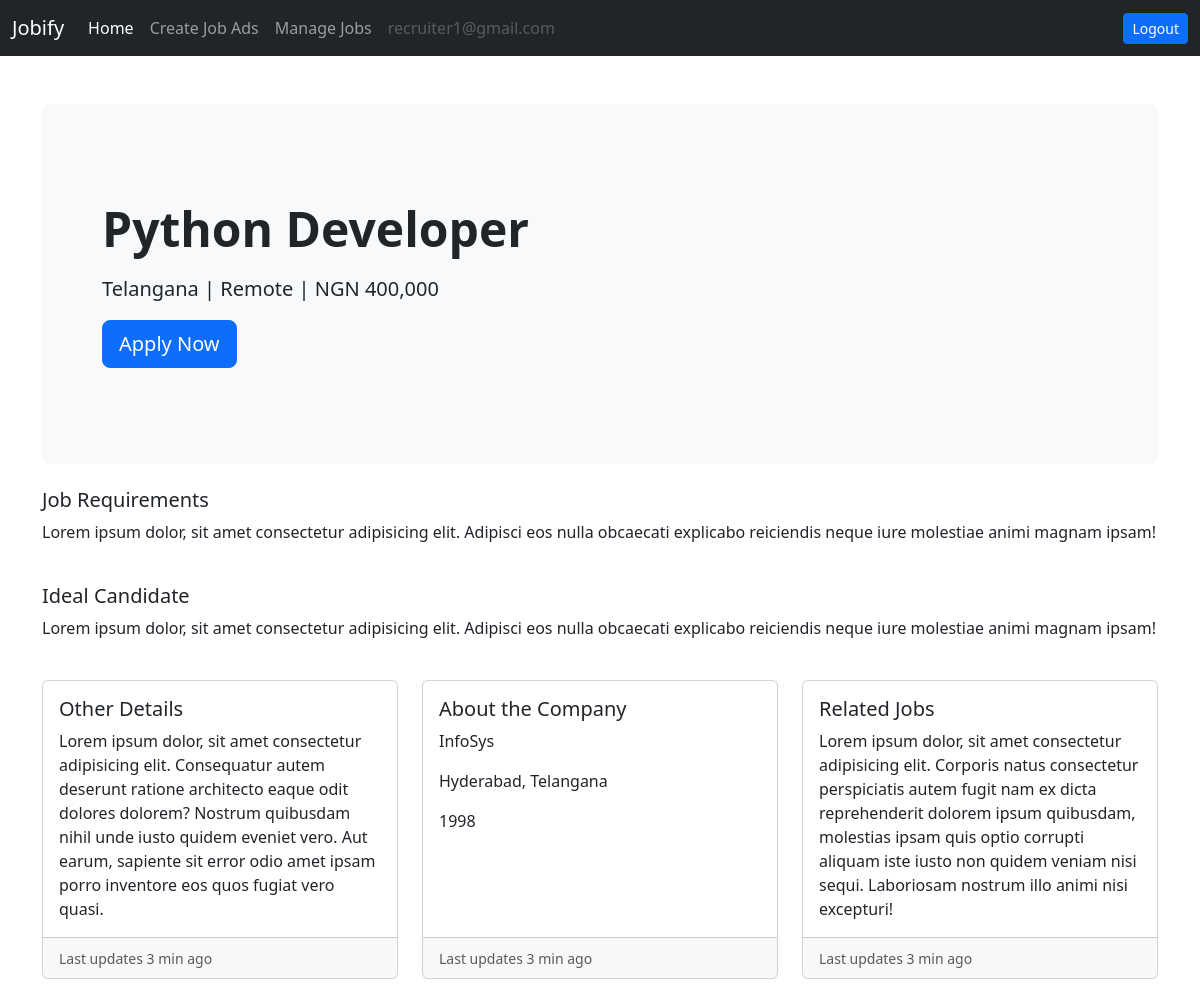
The app's page /job-details/1 (signed in) with its own data.
### users/models.py (models this page shows)
class User(AbstractUser):
    email = models.EmailField(unique=True)
    is_recruiter=models.BooleanField(default=False)
    is_applicant=models.BooleanField(default=False)
    has_resume=models.BooleanField(default=False)
    has_company=models.BooleanField(default=False)

### job/models.py (models this page shows, shortened)
class Job(models.Model):
    job_type_choices=(
        ('Remote','Remote'),
        ('Onsite','Onsite'),
        ('Hybrid','Hybrid'),
    )
    user=models.ForeignKey(User,on_delete=models.CASCADE)
    company=models.ForeignKey(Company,on_delete=models.CASCADE)
    title=models.CharField(max_length=100)
    city=models.CharField(max_length=100)
    salary=models.PositiveBigIntegerField(default=35000)
    requirements=models.TextField()
    ideal_candidate=models.TextField()
    is_available=models.BooleanField(default=True)
    timestamp=models.DateTimeField(auto_now_add=True)
    industry=models.ForeignKey(Industry,on_delete=models.DO_NOTHING,null=True,blank=True)
    state=models.ForeignKey(State,on_delete=models.DO_NOTHING,null=True,blank=True)
    job_type=models.CharField(max_length=20,choices=job_type_choices,null=True, blank=True)

class State(models.Model):
    name=models.CharField(max_length=100)
    def __str__(self):
        return self.name

### company/models.py (models this page shows, shortened)
class Company(models.Model):
    user=models.OneToOneField(User,on_delete=models.CASCADE)
    name=models.CharField(max_length=100,null=True,blank=True)
    est_date=models.PositiveIntegerField(null=True,blank=True)
    city=models.CharField(max_length=100,null=True,blank=True)
    state=models.CharField(max_length=100,null=True,blank=True)

### website/views.py (the view)
# urls.py: path('job-details/<int:pk>',views.job_details,name='job-details'),
def job_details(request,pk):
    if ApplyJob.objects.filter(user=request.user,job=pk).exists():
        has_applied=True
    else:
        has_applied=False
    job=Job.objects.get(pk=pk)
    context={'job': job,'has_applied': has_applied}
    return render(request,'website/job_details.html',context)

### templates/website/job_details.html (shortened to what this page needs)
{%extends 'base.html'%} {%load humanize%} {%block content%}
<section>
  <div class="p-5 mb-4 bg-light rounded-3">
    <div class="container-fluid py-5">
      <h2 class="display-5 fw-bold">{{job.title}}</h2>
      <p class="col-md-8 fs-5 mt-3">
        {{job.state}} | Remote | NGN {{job.salary|intcomma}}
      </p>
      {%if has_applied == False %}
      <a class="btn btn-primary btn-lg" href="{% url 'apply-to-job' job.pk %}">Apply Now</a>
    {%else%}
    <p> <span class="text-danger">You have already applied for this job</span></p>
    {%endif%}
    </div>
  </div>
</section>
<div>
  <section>
    <h5>Job Requirements</h5>
    <p>{{job.requirements}}</p>
  </section>
</div>
<br />
<div>
  <section>
    <h5>Ideal Candidate</h5>
    <p>{{job.ideal_candidate}}</p>
  </section>
</div>
<br />
<div class="row row-cols-1 row-cols-md-3 g-4">
  <div class="col">
    <div class="card h-100">
      <div class="card-body">
        <h5 class="card-title">Other Details</h5>
        <p class="card-text">
          Lorem ipsum dolor, sit amet consectetur adipisicing elit. Consequatur
          autem deserunt ratione architecto eaque odit dolores dolorem? Nostrum
          quibusdam nihil unde iusto quidem eveniet vero. Aut earum, sapiente
          sit error odio amet ipsam porro inventore eos quos fugiat vero quasi.
        </p>
      </div>
      <div class="card-footer">
        <small class="text-muted">Last updates 3 min ago</small>
      </div>
    </div>
  </div>
  <div class="col">
    <div class="card h-100">
      <div class="card-body">
        <h5 class="card-title">About the Company</h5>
        <p class="card-text">{{job.company.name}}</p>
        <p class="card-text">{{job.company.city}}, {{job.company.state}}</p>
        <p class="card-text">{{job.company.est_date}}</p>
      </div>
      <div class="card-footer">
        <small class="text-muted">Last updates 3 min ago</small>
      </div>
    </div>
  </div>
  <div class="col">
    <div class="card h-100">
      <div class="card-body">
        <h5 class="card-title">Related Jobs</h5>
        <p class="card-text">
          Lorem ipsum dolor, sit amet consectetur adipisicing elit. Corporis
          natus consectetur perspiciatis autem fugit nam ex dicta reprehenderit
          dolorem ipsum quibusdam, molestias ipsam quis optio corrupti aliquam
          iste iusto non quidem veniam nisi sequi. Laboriosam nostrum illo animi
          nisi excepturi!
        </p>
      </div>
      <div class="card-footer">
        <small class="text-muted">Last updates 3 min ago</small>
      </div>
    </div>
  </div>
</div>
<br />
{%endblock content%}

### templates/base.html (shortened to what this page needs)
<!DOCTYPE html>
<html lang="en">
  <head>
    <link
      href="https://cdn.jsdelivr.net/npm/bootstrap@5.3.3/dist/css/bootstrap.min.css"
      rel="stylesheet"
    />
    <link
      href="https://getbootstrap.com/docs/5.3/assets/css/docs.css"
      rel="stylesheet"
    />
  </head>
  <body>
    <nav class="navbar navbar-expand-lg navbar-dark bg-dark">
      <div class="container-fluid">
        <a class="navbar-brand" href="{% url 'home' %}">Jobify</a>
        <div class="collapse navbar-collapse" id="navbarSupportedContent">
          {% if request.user.is_authenticated %}
          {% if request.user.is_applicant%}
          <ul class="navbar-nav me-auto mb-2 mb-lg-0">
            <li class="nav-item">
              <a class="nav-link active" aria-current="page" href="#">Home</a>
            </li>
            {%if request.user.has_resume%}
            <li class="nav-item">
              <a class="nav-link" aria-current="page" href="{% url 'job-listing'%}">Apply to Jobs</a>
            </li>
            <li class="nav-item">
              <a class="nav-link " aria-current="page" href="{% url 'applied-jobs'%}"> Manage Job Applications</a>
            </li>
            {%else%}
            <li class="nav-item">
              <a class="nav-link active" aria-current="page" href="{% url 'update-resume'%}">Create Resume</a>
            </li>
            {%endif%}
            <li class="nav-item">
              <a class="nav-link disabled" aria-current="page"  href="#" >{{request.user.email}}</a>
            </li>
          </ul>
          <a  href="{% url 'logout' %}" class="btn btn-primary btn-sm">Logout</a>
          {% elif request.user.is_recruiter %}
          <ul class="navbar-nav me-auto mb-2 mb-lg-0">
            <li class="nav-item">
              <a class="nav-link active" aria-current="page" href="#">Home</a>
            </li>
            {% if request.user.has_company%}
            <li class="nav-item">
              <a class="nav-link" aria-current="page" href="{% url 'create-job' %}"
                >Create Job Ads</a
              >
            </li>
            <li class="nav-item">
              <a class="nav-link" aria-current="page" href="{% url 'manage-jobs' %}"
                >Manage Jobs</a
              >
            </li>
            {%endif%}
            <li class="nav-item">
              <a class="nav-link disabled" aria-current="page"  href="#" >{{request.user.email}}</a>
            </li>
            </ul>
            <a  href="{% url 'logout' %}" class="btn btn-primary btn-sm">Logout</a>
          {%endif%}
          {%endif%}
        </div>
      </div>
    </nav>
    <div class="container mt-5">
       {%block content%} {%endblock content%}
    </div>
  </body>
</html>

### records on screen
User: user.email "recruiter1@gmail.com"
Job: title "Python Developer", state "Telangana", salary "400,000", requirements "Lorem ipsum dolor, sit amet consectetur adipisicing elit. Adipisci eos nulla obcaecati explicabo reiciendis neque iure molestiae animi magnam ipsam!", ideal_candidate "Lorem ipsum dolor, sit amet consectetur adipisicing elit. Adipisci eos nulla obcaecati explicabo reiciendis neque iure molestiae animi magnam ipsam!", company.name "InfoSys", company.city "Hyderabad", company.state "Telangana", company.est_date "1998"
